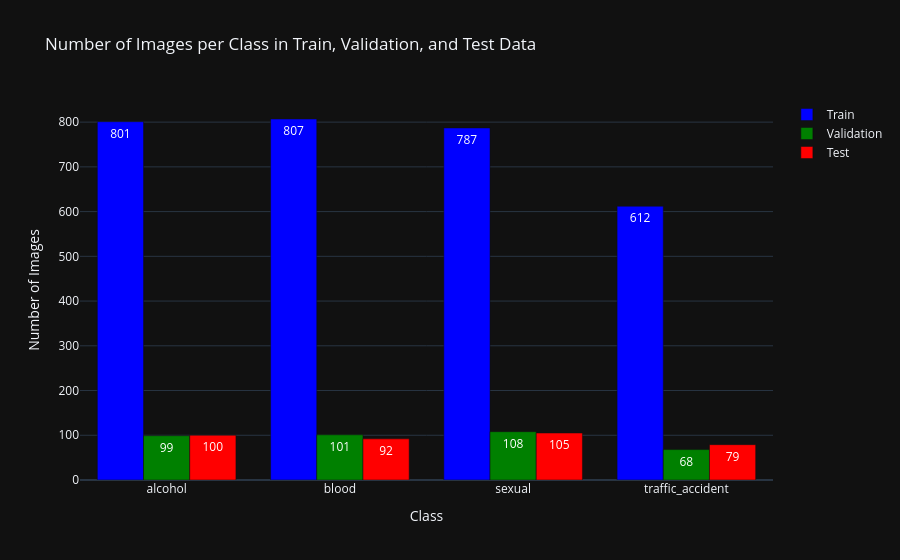

The code cell stored with this chart in its notebook:
### Code cell
from collections import Counter

train_counts = [Counter(train_labels).get(i, 0) for i in range(len(CLASS_NAMES))]
val_counts = [Counter(val_labels).get(i, 0) for i in range(len(CLASS_NAMES))]
test_counts = [Counter(test_labels).get(i, 0) for i in range(len(CLASS_NAMES))]

fig = go.Figure()

fig.add_trace(go.Bar(
    x=CLASS_NAMES,
    y=train_counts,
    name='Train',
    marker=dict(color='blue'),
    text=train_counts,
    textposition='auto'
))
fig.add_trace(go.Bar(
    x=CLASS_NAMES,
    y=val_counts,
    name='Validation',
    marker=dict(color='green'),
    text=val_counts,
    textposition='auto'
))
fig.add_trace(go.Bar(
    x=CLASS_NAMES,
    y=test_counts,
    name='Test',
    marker=dict(color='red'),
    text=test_counts,
    textposition='auto'
))

fig.update_layout(
    title="Number of Images per Class in Train, Validation, and Test Data",
    barmode='group',
    xaxis_title="Class",
    yaxis_title="Number of Images",
    template="plotly_dark"
)

fig.show()

### Figure 1 — Plotly figure (JSON) as saved in the notebook; plotly's stock layout.template omitted (floating-point values rounded to 4 significant figures)
{"data": [{"marker": {"color": "blue"}, "name": "Train", "text": ["801", "807", "787", "612"], "textposition": "auto", "x": ["alcohol", "blood", "sexual", "traffic_accident"], "y": [801, 807, 787, 612], "type": "bar"}, {"marker": {"color": "green"}, "name": "Validation", "text": ["99", "101", "108", "68"], "textposition": "auto", "x": ["alcohol", "blood", "sexual", "traffic_accident"], "y": [99, 101, 108, 68], "type": "bar"}, {"marker": {"color": "red"}, "name": "Test", "text": ["100", "92", "105", "79"], "textposition": "auto", "x": ["alcohol", "blood", "sexual", "traffic_accident"], "y": [100, 92, 105, 79], "type": "bar"}], "layout": {"title": {"text": "Number of Images per Class in Train, Validation, and Test Data"}, "barmode": "group", "xaxis": {"title": {"text": "Class"}}, "yaxis": {"title": {"text": "Number of Images"}}}}
